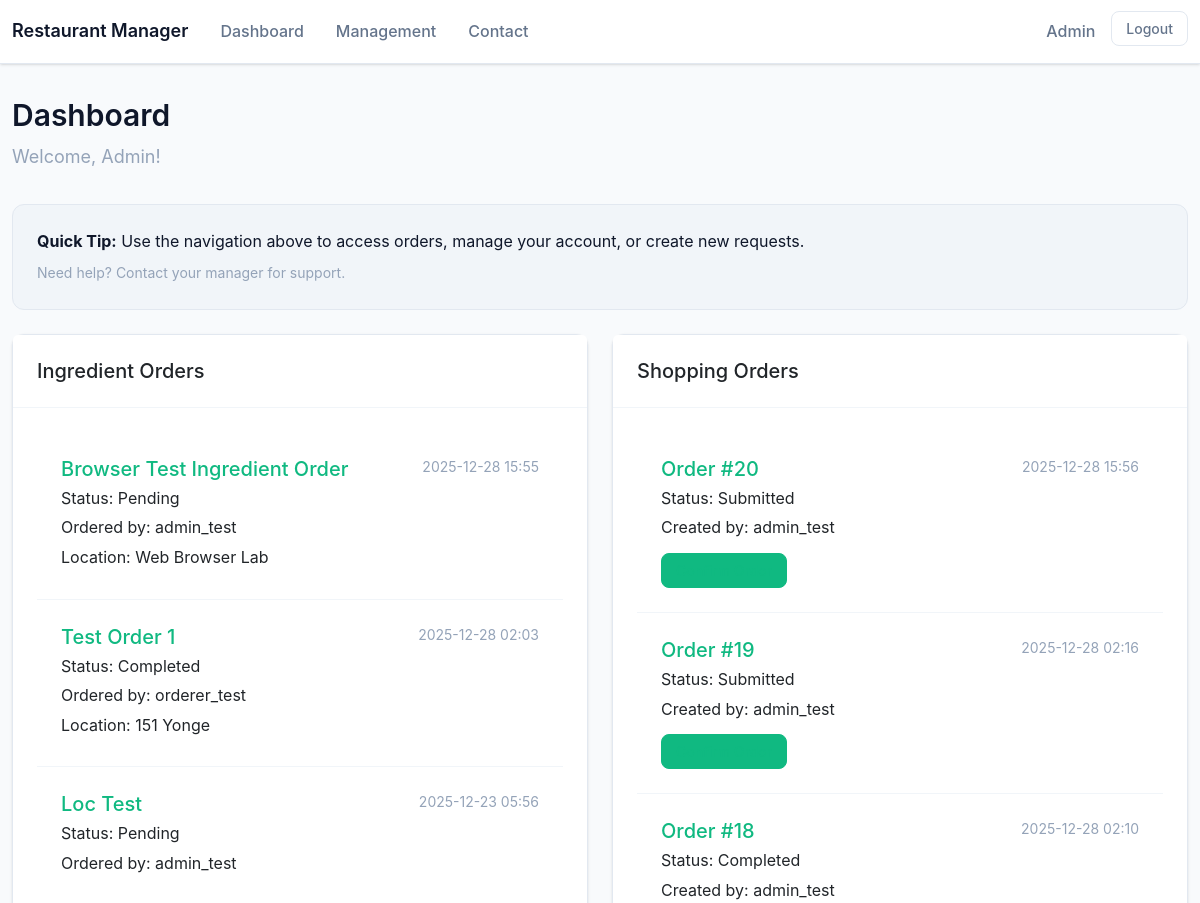
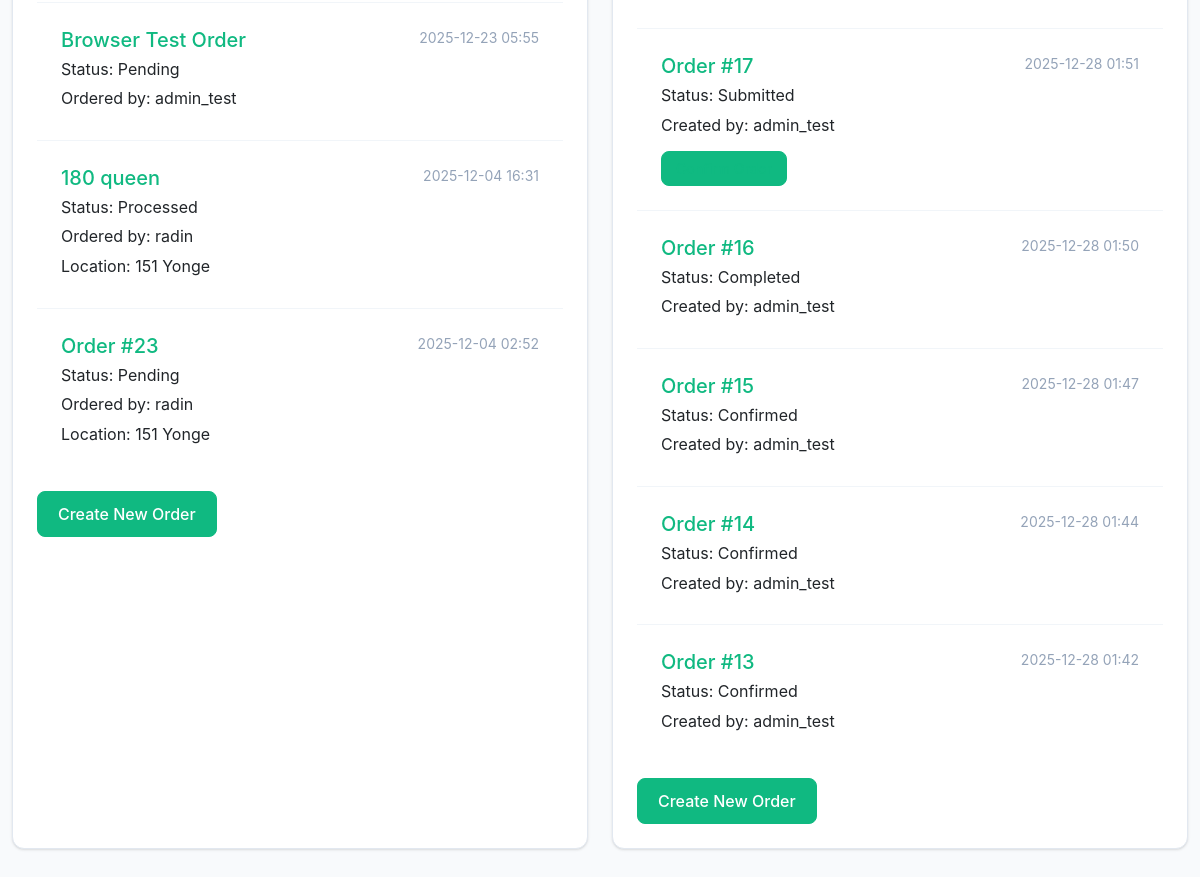
The app's page /dashboard/ (signed in) with its own data (2 pictures, top to bottom).
### accounts/models.py (models this page shows, shortened)
class CustomUser(AbstractUser):
    class Role(models.TextChoices):
        ADMIN = 'ADMIN', 'Admin'
        STAFF = 'STAFF', 'Staff'
        ORDERER = 'ORDERER', 'Orderer'
    role = models.CharField(
        max_length=20,
        choices=Role.choices,
        default=Role.ORDERER,
    )
    LOCATION_CHOICES = (
        ('180 Queen', '180 Queen'),
        ('151 Yonge', '151 Yonge'),
        ('33 Yonge', '33 Yonge'),
    )
    location = models.CharField(max_length=100, blank=True, choices=LOCATION_CHOICES, help_text="Restaurant location")
    can_submit_shopping_orders = models.BooleanField(
        default=False,
        help_text="Allow this user to create shopping orders regardless of their role"
    )
    class Meta:
        permissions = [
            ("submit_shopping_order", "Can submit shopping orders"),
            ("confirm_shopping_order", "Can confirm shopping orders"),
            ("view_shopping_order", "Can view shopping orders"),
            ("order_ingredients", "Can order ingredients"),
            ("view_ingredient_order", "Can view ingredient orders"),
            ("process_orders", "Can process orders"),
            ("admin_full_access", "Has full access to view and confirm everything"),
        ]
    def is_staff_role(self):
        return self.role == self.Role.STAFF
    def is_admin_role(self):
        return self.role == self.Role.ADMIN
    def is_orderer(self):
        return self.role == self.Role.ORDERER

### orders/models.py (models this page shows, shortened)
class IngredientOrder(models.Model):
    class Status(models.TextChoices):
        PENDING = 'PENDING', 'Pending'
        IN_PROGRESS = 'IN_PROGRESS', 'In Progress'
        COMPLETED = 'COMPLETED', 'Completed'
        PROCESSED = 'PROCESSED', 'Processed'
        CANCELLED = 'CANCELLED', 'Cancelled'
    orderer = models.ForeignKey(
        settings.AUTH_USER_MODEL,
        on_delete=models.CASCADE,
        related_name='ingredient_orders'
    )
    station = models.ForeignKey('Station', on_delete=models.SET_NULL, null=True, blank=True, related_name='orders')
    location = models.CharField(max_length=100, blank=True)
    status = models.CharField(
        max_length=20,
        choices=Status.choices,
        default=Status.PENDING
    )
    created_at = models.DateTimeField(auto_now_add=True)
    updated_at = models.DateTimeField(auto_now=True)
    processed_by = models.ForeignKey(
        settings.AUTH_USER_MODEL,
        null=True,
        blank=True,
        on_delete=models.SET_NULL,
        related_name="processed_orders"
    )
    processed_at = models.DateTimeField(null=True, blank=True)
    order_title = models.CharField(max_length=100, blank=True, default='')
    notes = models.TextField(blank=True, null=True)

class ShoppingOrder(models.Model):
    class Status(models.TextChoices):
        DRAFT = 'DRAFT', 'Draft'
        SUBMITTED = 'SUBMITTED', 'Submitted'
        CONFIRMED = 'CONFIRMED', 'Confirmed'
        COMPLETED = 'COMPLETED', 'Completed'
        CANCELLED = 'CANCELLED', 'Cancelled'
    chef = models.ForeignKey(
        settings.AUTH_USER_MODEL,
        on_delete=models.CASCADE,
        related_name='shopping_orders_created'
    )
    status = models.CharField(
        max_length=20,
        choices=Status.choices,
        default=Status.DRAFT
    )
    created_at = models.DateTimeField(auto_now_add=True)
    updated_at = models.DateTimeField(auto_now=True)
    confirmed_by = models.ForeignKey(
        settings.AUTH_USER_MODEL,
        on_delete=models.SET_NULL,
        null=True,
        blank=True,
        related_name='shopping_orders_confirmed'
    )
    confirmed_at = models.DateTimeField(null=True, blank=True)
    notes = models.TextField(blank=True)

### orders/views.py (the view)
# urls.py: path('dashboard/', views.dashboard, name='dashboard'),
@login_required
def dashboard(request):
    if OrderService.user_can_view_ingredient_order(request.user):
        ingredient_orders = (
            IngredientOrder.objects.select_related('orderer')
            .all()
            .order_by('-created_at')
        )
    else:
        ingredient_orders = IngredientOrder.objects.none()
    if OrderService.user_can_view_shopping_order(request.user):
        shopping_orders = (
            ShoppingOrder.objects.select_related('chef').all().order_by('-created_at')
        )
    else:
        shopping_orders = ShoppingOrder.objects.none()
    context = {
        'ingredient_orders': ingredient_orders,
        'shopping_orders': shopping_orders,
    }
    return render(request, 'orders/dashboard.html', context)

### templates/orders/dashboard.html (shortened to what this page needs)
{% extends 'base.html' %}
{% load user_tags %}
{% block content %}
<div class="dashboard-header">
    <h1>Dashboard</h1>
    <p class="subtitle">Welcome, {{ user.get_role_display }}!</p>
</div>
<div class="info-card">
    <p class="mb-2"><strong>Quick Tip:</strong> Use the navigation above to access orders, manage your account, or
        create new requests.</p>
    <p class="mb-0 text-muted small">Need help? Contact your manager for support.</p>
</div>
<div class="row">
    {% if user|can_view_ingredient_order %}
    <div class="col-md-6 mb-4">
        <div class="card h-100">
            <div class="card-header">
                <h2 class="h5 mb-0">Ingredient Orders</h2>
            </div>
            <div class="card-body">
                {% if ingredient_orders %}
                <div class="list-group">
                    {% for order in ingredient_orders %}
                    <div class="list-group-item">
                        <div class="d-flex w-100 justify-content-between align-items-start">
                            <h5 class="mb-1">
                                <a href="{% url 'view_order_details' order_type='ingredient' order_id=order.id %}">
                                    {% if order.order_title %}{{ order.order_title }}{% else %}Order #{{ order.id }}{% endif %}
                                </a>
                            </h5>
                            <small class="text-muted">{{ order.created_at|date:"Y-m-d H:i" }}</small>
                        </div>
                        <p class="mb-1">Status: {{ order.get_status_display }}</p>
                        <p class="mb-1">Ordered by: {{ order.orderer.username }}</p>
                        {% if order.location %}
                        <p class="mb-1">Location: {{ order.location }}</p>
                        {% endif %}
                    </div>
                    {% endfor %}
                </div>
                {% endif %}
                {% if user|can_order_ingredients %}
                <div class="mt-3">
                    <a href="{% url 'create_ingredient_order' %}" class="btn btn-accent">Create New Order</a>
                </div>
                {% endif %}
            </div>
        </div>
    </div>
    {% endif %}
    {% if user|can_view_shopping_order %}
    <div class="col-md-6 mb-4">
        <div class="card h-100">
            <div class="card-header">
                <h2 class="h5 mb-0">Shopping Orders</h2>
            </div>
            <div class="card-body">
                {% if shopping_orders %}
                <div class="list-group">
                    {% for order in shopping_orders %}
                    <div class="list-group-item">
                        <div class="d-flex w-100 justify-content-between align-items-start">
                            <h5 class="mb-1">
                                <a href="{% url 'view_order_details' order_type='shopping' order_id=order.id %}">Order
                                    #{{ order.id }}</a>
                            </h5>
                            <small class="text-muted">{{ order.created_at|date:"Y-m-d H:i" }}</small>
                        </div>
                        <p class="mb-1">Status: {{ order.get_status_display }}</p>
                        <p class="mb-1">Created by: {{ order.chef.username }}</p>
                        {% if order.status == 'SUBMITTED' and user|can_confirm_shopping_order %}
                        <a href="{% url 'confirm_shopping_order' order_id=order.id %}"
                            class="btn btn-sm btn-success mt-2">Confirm Order</a>
                        {% endif %}
                    </div>
                    {% endfor %}
                </div>
                {% endif %}
                {% if user|can_submit_shopping_order %}
                <div class="mt-3">
                    <a href="{% url 'create_shopping_order' %}" class="btn btn-accent">Create New Order</a>
                </div>
                {% endif %}
            </div>
        </div>
    </div>
    {% endif %}
</div>
{% endblock %}

### templates/base.html (shortened to what this page needs)
{% load static %}
{% load user_tags %}
<!DOCTYPE html>
<html lang="en">
<head>
    <link href="https://cdn.jsdelivr.net/npm/bootstrap@5.3.0/dist/css/bootstrap.min.css" rel="stylesheet">
    <link href="{% static 'css/design-system.css' %}?v=2" rel="stylesheet">
    <link href="{% static 'css/style.css' %}?v=2" rel="stylesheet">
</head>
<body class="{% block body_class %}{% endblock %}">
    <nav class="navbar navbar-expand-lg navbar-light bg-white sticky-top">
        <div class="container">
            <a class="navbar-brand"
                href="{% if user.is_authenticated %}{% url 'dashboard' %}{% else %}{% url 'home' %}{% endif %}">Restaurant
                Manager</a>
            <div class="collapse navbar-collapse" id="navbarNav">
                <ul class="navbar-nav me-auto">
                    {% if user.is_authenticated %}
                    <li class="nav-item">
                        <a class="nav-link" href="{% url 'dashboard' %}">Dashboard</a>
                    </li>
                    {% if user.is_authenticated and user|has_admin_full_access %}
                    <li class="nav-item">
                        <a class="nav-link" href="{% url 'management_home' %}">Management</a>
                    </li>
                    {% endif %}
                    <li class="nav-item">
                        <a class="nav-link" href="{% url 'contact' %}">Contact</a>
                    </li>
                    {% endif %}
                </ul>
                <ul class="navbar-nav">
                    {% if user.is_authenticated %}
                    <li class="nav-item">
                        <span class="nav-link text-muted small">{{ user.get_role_display }}</span>
                    </li>
                    <li class="nav-item">
                        <form method="post" action="{% url 'logout' %}" class="d-inline">
                            <button type="submit" class="btn btn-sm btn-outline-secondary">Logout</button>
                        </form>
                    </li>
                    {% else %}
                    <li class="nav-item">
                        <a class="btn btn-sm btn-accent" href="{% url 'login' %}">Login</a>
                    </li>
                    {% endif %}
                </ul>
            </div>
        </div>
    </nav>
    <div class="page-wrapper">
        <div class="container">
            {% block content %}{% endblock %}
        </div>
    </div>
</body>
</html>

### records on screen
CustomUser: role "Admin"
IngredientOrder: order_title "Browser Test Ingredient Order", created_at "2025-12-28 15:55", status "Pending", orderer.username "admin_test", location "Web Browser Lab"
IngredientOrder: order_title "Test Order 1", created_at "2025-12-28 02:03", status "Completed", orderer.username "orderer_test", location "151 Yonge"
IngredientOrder: order_title "Loc Test", created_at "2025-12-23 05:56", status "Pending", orderer.username "admin_test"
IngredientOrder: order_title "Browser Test Order", created_at "2025-12-23 05:55", status "Pending", orderer.username "admin_test"
IngredientOrder: order_title "180 queen", created_at "2025-12-04 16:31", status "Processed", orderer.username "radin", location "151 Yonge"
IngredientOrder: id "23", created_at "2025-12-04 02:52", status "Pending", orderer.username "radin", location "151 Yonge"
ShoppingOrder: id "20", created_at "2025-12-28 15:56", status "Submitted", chef.username "admin_test"
ShoppingOrder: id "19", created_at "2025-12-28 02:16", status "Submitted", chef.username "admin_test"
ShoppingOrder: id "18", created_at "2025-12-28 02:10", status "Completed", chef.username "admin_test"
ShoppingOrder: id "17", created_at "2025-12-28 01:51", status "Submitted", chef.username "admin_test"
ShoppingOrder: id "16", created_at "2025-12-28 01:50", status "Completed", chef.username "admin_test"
ShoppingOrder: id "15", created_at "2025-12-28 01:47", status "Confirmed", chef.username "admin_test"
ShoppingOrder: id "14", created_at "2025-12-28 01:44", status "Confirmed", chef.username "admin_test"
ShoppingOrder: id "13", created_at "2025-12-28 01:42", status "Confirmed", chef.username "admin_test"
